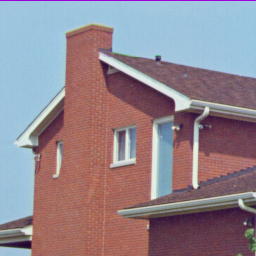
#> input picture misc/house.tiff, 256 x 256 px, found by its file name
$ python ex2_01.py
#> lines starting #> are read from the running program, lines starting #| are printed output that depends on the picture
import cv2
import numpy as np
# Average filter
filename='../house.tiff'
img = cv2.imread(filename, cv2.IMREAD_GRAYSCALE)
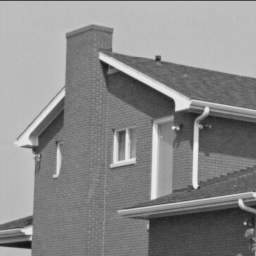
#> img: shape (256, 256); min 17, max 239, mean 138.1
cv2.imshow('Grayscale',img)
w,h = img.shape
#> w = 256; h = 256

out1 = np.zeros(img.shape,dtype=np.uint8)
for i in range(1,h-1):
    for j in range(1,w-1):
        out1.itemset((i,j),np.mean(img[i-1:i+2,j-1:j+2]))
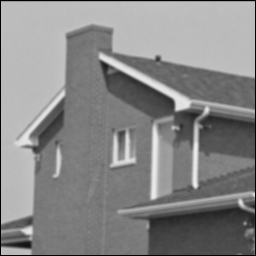
#> out1: shape (256, 256); min 0, max 236, mean 135.6
cv2.imshow('Average',out1)

# Weight Average filter
mask=np.array([[1,2,1],[2,4,2],[1,2,1]])/16
#> mask = [[0.0625, 0.125, 0.0625], [0.125, 0.25, 0.125], [0.0625, 0.125, 0.0625]]
out2 = np.zeros(img.shape,dtype=np.uint8)
#> out2: shape (256, 256); every value is 0
for i in range(1,h-1):
    for j in range(1,w-1):
        out2.itemset((i,j),(mask*(img[i-1:i+2,j-1:j+2])).sum())
cv2.imshow('Weight Average',out2)

cv2.waitKey(0)
cv2.destroyAllWindows()
